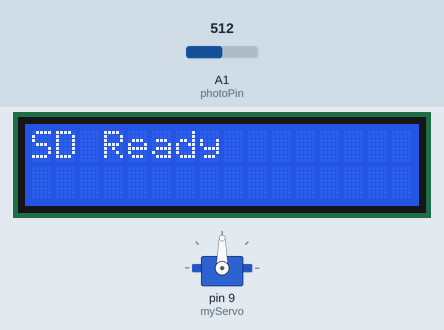
A sketch run on a simulated Arduino Uno, built with avr-gcc and run on an emulated ATmega328P. Parts: servo, 16×2 character LCD. Inputs (shaded band) come from the test bench; at power-on: A1 (photoPin) = 512. Storage starts empty; what the sketch prints to the serial monitor is not drawn.

Above: at 2.2 s.
At 10.8 s:
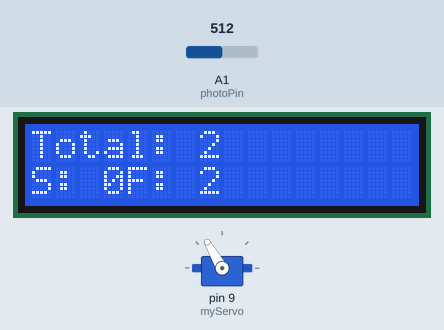
10.9 s: A1 (photoPin) set to 306
At 13.0 s:
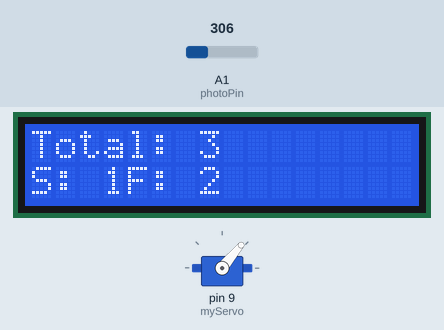
13.7 s: A1 (photoPin) set to 122
At 14.8 s:
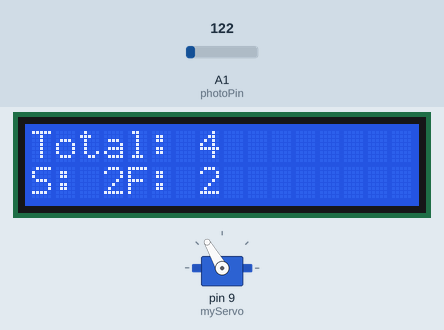
16.7 s: A1 (photoPin) set to 0
At 18.0 s:
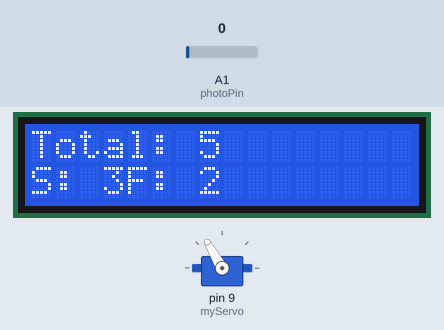
Timing chart, 0 to 25.7 s (numbered marks = the images above; inputs shaded):
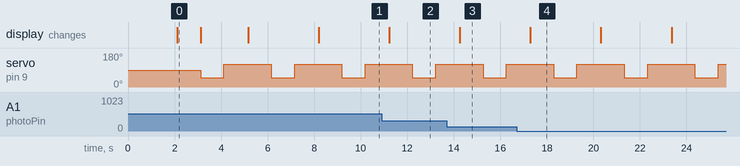

Measured:
- after the input at 10.9 s, the display: changes after 0.33 s (image 2)
- after the input at 13.7 s, the display: changes after 0.56 s (image 3)
- by itself, servo on pin 9 (myServo): alternates 120° for 2.0 s and 50° for 1.0 s
- what the display in image 0 shows lasts 1.0 s, from 2.1 s to 3.1 s

The sketch:

does-It-still-work.ino
```cpp
#include <Servo.h>                //Library for servo motor
#include <Wire.h>                 //Library for I2C hardware
#include <LiquidCrystal_I2C.h>    //Library for LCD
#include <SD.h>                   //Library for SD reader
#include <SPI.h>                  //LIbrary for Serial Peripheral Interface

// Initialize the LCD with I2C address 0x27
LiquidCrystal_I2C lcd(0x27, 16, 2);

Servo myServo;
int cycleCount = 0;       // Total cycle count
int success = 0;          // Successful power ON
int failure = 0;          // Failure to power ON
const int photoPin = A1;  // Analog pin connected to the phototransistor
int lightValueOn = 0;     // Amount of light from LCD when ON
int lightValueOff = 0;    // Amount of light from LCD when OFF

const int chipSelect = 10; // SD card chip select pin
File logFile;              // File object for writing logs

void setup() {
  myServo.attach(9);
  Serial.begin(9600);

  // Initialize the I2C LCD
  lcd.init();
  lcd.backlight(); // Turn on the backlight
  lcd.print("Initializing...");
  delay(2000);
  lcd.clear();

  // Initialize the SD card
  lcd.print("Init SD...");
  if (!SD.begin(chipSelect)) {
    lcd.clear();
    lcd.print("SD Init Fail");
    Serial.println("SD card initialization failed!");
    while (true); // Halt execution if SD card fails
  }
  lcd.clear();
  lcd.print("SD Ready");
  Serial.println("SD card initialized.");
  delay(1000);
  lcd.clear();
}

void loop() {
  // Move servo to ON position and wait for stabilization
  myServo.write(50);
  delay(1000);
  lightValueOn = analogRead(photoPin);
  Serial.print("On: ");
  Serial.println(lightValueOn);

  // Move servo to OFF position and wait for stabilization
  myServo.write(120);
  delay(1000);
  lightValueOff = analogRead(photoPin);
  Serial.print("Off: ");
  Serial.println(lightValueOff);

  // Compare light values and determine success or failure
  Serial.print("Comparison: ");
  Serial.print(lightValueOn);
  Serial.print(" > ");
  Serial.print(lightValueOff);

  if (lightValueOn > lightValueOff) {
    success++;
    Serial.println(" -> Success");
  } else {
    failure++;
    Serial.println(" -> Failure");
  }

  // Increment total cycle count
  cycleCount++;

  // Update Serial Monitor
  Serial.print("T: ");
  Serial.print(cycleCount);
  Serial.print("  S: ");
  Serial.print(success);
  Serial.print("  F: ");
  Serial.println(failure);

  // Update LCD
  lcd.clear();
  lcd.setCursor(0, 0);
  lcd.print("Total: ");
  lcd.print(cycleCount);
  lcd.setCursor(0, 1);
  lcd.print("S: ");
  lcd.print(success);
  lcd.print("F: ");
  lcd.print(failure);

  // Write log data to SD card
  logFile = SD.open("log.txt", FILE_WRITE);
  if (logFile) {
    logFile.print("Cycle: ");
    logFile.print(cycleCount);
    logFile.print(", Light ON: ");
    logFile.print(lightValueOn);
    logFile.print(", Light OFF: ");
    logFile.print(lightValueOff);
    logFile.print(", Success: ");
    logFile.print(success);
    logFile.print(", Failure: ");
    logFile.println(failure);
    logFile.close();
    Serial.println("Log written to SD card.");
  } else {
    Serial.println("Failed to open log file.");
  }

  delay(1000); // Wait before next cycle
}
```
